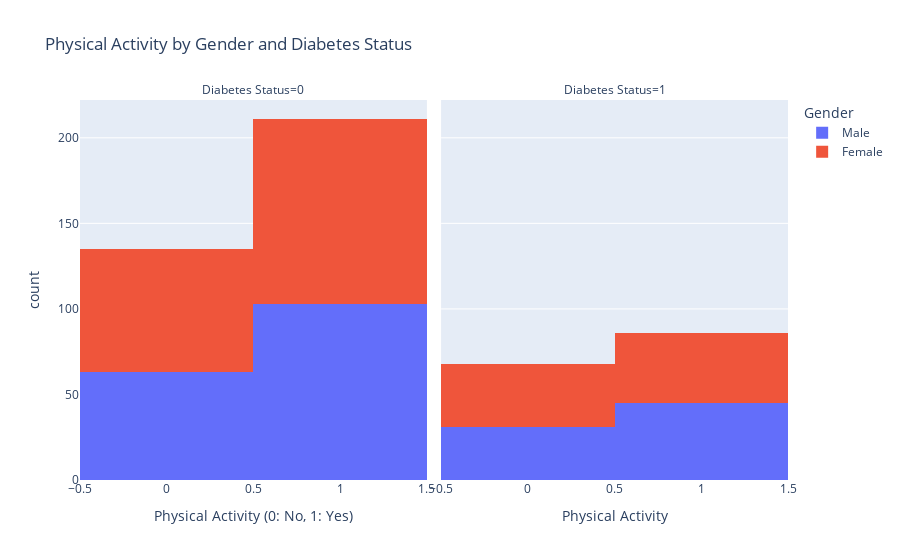

Write notebook code for a chart like this one.
### Markdown cell above
## 5. Physical Activity vs. Diabetes State with Gender breakdown

### Code cell
# 5. Physical Activity vs. Diabetes State with Gender breakdown
fig5 = px.histogram(df, x="PhysActivity", color="Gender", 
                   facet_col="Diabetes_State",
                   labels={"PhysActivity": "Physical Activity", "Diabetes_State": "Diabetes Status"},
                   title="Physical Activity by Gender and Diabetes Status",
                   category_orders={"PhysActivity": [0, 1], "Diabetes_State": [0, 1]})
fig5.update_layout(xaxis_title="Physical Activity (0: No, 1: Yes)")

### Figure 1 — Plotly figure (JSON) as saved in the notebook; plotly's stock layout.template omitted (floating-point values rounded to 4 significant figures; data arrays with more than 128 entries replaced by an {"elided": "..."} marker saying what was removed)
{"data": [{"bingroup": "x", "hovertemplate": "Gender=Male<br>Diabetes Status=0<br>Physical Activity=%{x}<br>count=%{y}<extra></extra>", "legendgroup": "Male", "marker": {"color": "#636efa", "pattern": {"shape": ""}}, "name": "Male", "orientation": "v", "showlegend": true, "type": "histogram", "x": {"elided": "166 int values"}, "xaxis": "x", "yaxis": "y"}, {"bingroup": "x", "hovertemplate": "Gender=Female<br>Diabetes Status=0<br>Physical Activity=%{x}<br>count=%{y}<extra></extra>", "legendgroup": "Female", "marker": {"color": "#EF553B", "pattern": {"shape": ""}}, "name": "Female", "orientation": "v", "showlegend": true, "type": "histogram", "x": {"elided": "180 int values"}, "xaxis": "x", "yaxis": "y"}, {"bingroup": "x", "hovertemplate": "Gender=Male<br>Diabetes Status=1<br>Physical Activity=%{x}<br>count=%{y}<extra></extra>", "legendgroup": "Male", "marker": {"color": "#636efa", "pattern": {"shape": ""}}, "name": "Male", "orientation": "v", "showlegend": false, "type": "histogram", "x": [0, 1, 1, 0, 1, 0, 1, 0, 0, 1, 1, 1, 0, 0, 0, 1, 0, 0, 1, 0, 1, 1, 1, 1, 1, 1, 1, 0, 1, 1, 1, 0, 1, 1, 0, 1, 0, 0, 0, 0, 0, 1, 0, 1, 0, 1, 0, 1, 0, 0, 1, 1, 1, 1, 1, 1, 1, 1, 0, 0, 0, 0, 0, 1, 1, 1, 1, 1, 1, 1, 1, 1, 0, 1, 0, 1], "xaxis": "x2", "yaxis": "y2"}, {"bingroup": "x", "hovertemplate": "Gender=Female<br>Diabetes Status=1<br>Physical Activity=%{x}<br>count=%{y}<extra></extra>", "legendgroup": "Female", "marker": {"color": "#EF553B", "pattern": {"shape": ""}}, "name": "Female", "orientation": "v", "showlegend": false, "type": "histogram", "x": [1, 0, 1, 1, 0, 1, 0, 1, 1, 1, 1, 0, 0, 1, 1, 1, 1, 0, 1, 1, 1, 1, 1, 0, 0, 0, 1, 1, 1, 1, 0, 1, 0, 0, 1, 0, 1, 0, 1, 0, 0, 0, 1, 0, 0, 1, 0, 0, 0, 1, 1, 0, 1, 1, 1, 0, 1, 1, 0, 1, 1, 0, 1, 1, 0, 0, 0, 0, 0, 0, 0, 1, 0, 1, 0, 1, 0, 0], "xaxis": "x2", "yaxis": "y2"}], "layout": {"annotations": [{"font": {}, "showarrow": false, "text": "Diabetes Status=0", "x": 0.245, "xanchor": "center", "xref": "paper", "y": 1, "yanchor": "bottom", "yref": "paper"}, {"font": {}, "showarrow": false, "text": "Diabetes Status=1", "x": 0.755, "xanchor": "center", "xref": "paper", "y": 1, "yanchor": "bottom", "yref": "paper"}], "barmode": "relative", "legend": {"title": {"text": "Gender"}, "tracegroupgap": 0}, "title": {"text": "Physical Activity by Gender and Diabetes Status"}, "xaxis": {"anchor": "y", "categoryarray": [0, 1], "categoryorder": "array", "domain": [0, 0.49], "title": {"text": "Physical Activity (0: No, 1: Yes)"}}, "xaxis2": {"anchor": "y2", "categoryarray": [0, 1], "categoryorder": "array", "domain": [0.51, 1], "matches": "x", "title": {"text": "Physical Activity"}}, "yaxis": {"anchor": "x", "domain": [0, 1], "title": {"text": "count"}}, "yaxis2": {"anchor": "x2", "domain": [0, 1], "matches": "y", "showticklabels": false}}}
